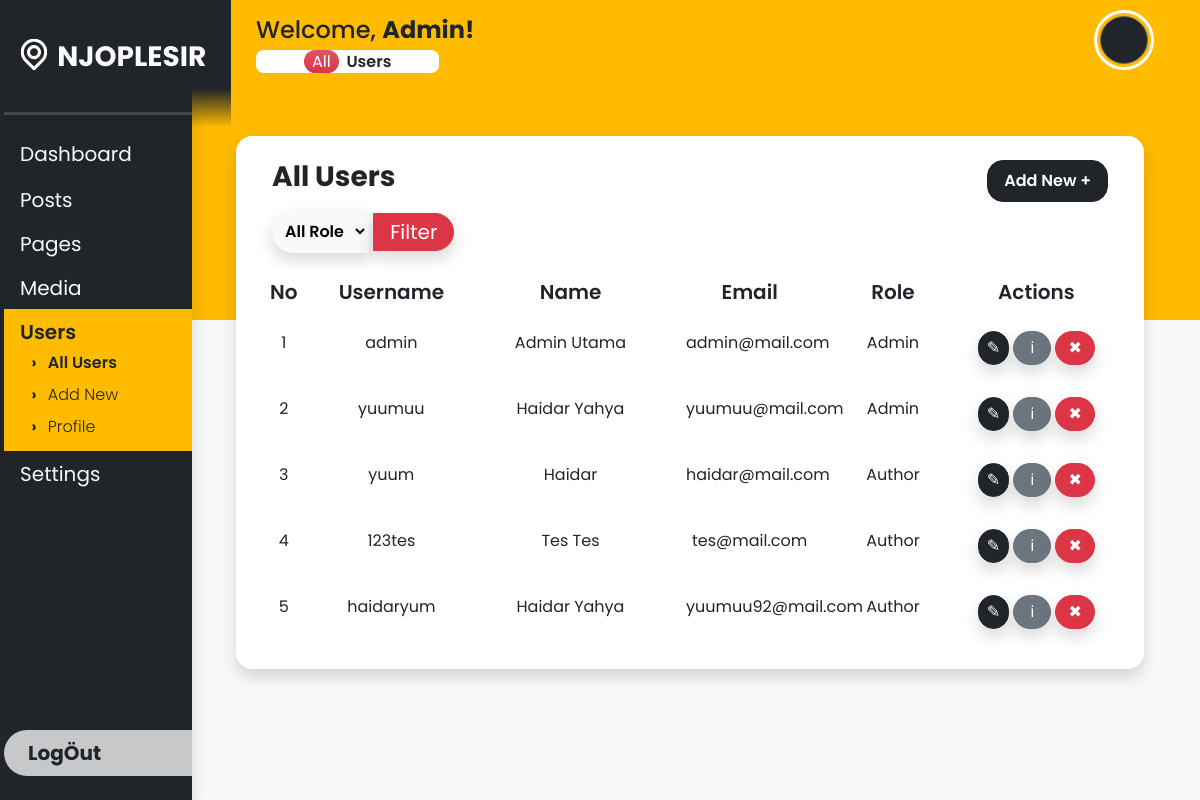
Page /user_all.php (signed in) on the committed database.
### tables this page shows
CREATE TABLE `daftar_user` (
  `id` int NOT NULL AUTO_INCREMENT,
  `firstName` varchar(100) DEFAULT NULL,
  `lastName` varchar(100) DEFAULT NULL,
  `username` varchar(255) DEFAULT NULL,
  `email` varchar(255) DEFAULT NULL,
  `password` varchar(255) DEFAULT NULL,
  `photoProfileName` varchar(255) DEFAULT NULL,
  `role` varchar(255) DEFAULT NULL,
  `passwordRaw` varchar(255) DEFAULT NULL,
  PRIMARY KEY (`id`)
);

### user_all.php (the view, shortened to what this page needs)
<?php
    if(!isset($_SESSION['login'])) {
        header("location:login.php");
        exit;
    } else {
        $id_login = $_SESSION['id'];
    }
    include "koneksi.php"; global $conn;
    $query_login = mysqli_query($conn, "SELECT * FROM daftar_user WHERE id = $id_login");
    $result_login = mysqli_fetch_assoc($query_login);
    $role_login = $result_login['role'];
?>
<!DOCTYPE html>
<html lang="en">
<head>
    <link
        href="https://cdn.jsdelivr.net/npm/bootstrap@5.3.0-alpha1/dist/css/bootstrap.min.css"
        rel="stylesheet"
    />
</head>
<body class="bg-primary overflow-hidden bg-orange">
    <div class="row vh-100 bg-light">
    <div class="col-2 vh-100 bg-dark overflow-hidden shadow z-3 d-flex flex-column justify-content-between align-items-start p-0 ps-3">
            <div class="d-flex flex-column justify-content-start align-items-start w-100 position-relative overflow-y-auto sidebar">
                <div id="logoCompany" class="d-flex justify-content-center align-items-center">
                    <a href="dashboard.php" class="nav-link" style="transform:translateX(-7px) translateY(7px)">
                        <span class="fs-3 fw-bold text-light">NJOPLESIR</span>
                    </a>
                </div>
                <hr class="lineGray text-center w-100 bg-white border-0 rounded-3">
                <div class="nav-side text-white w-100 pb-2">
                    <a href="dashboard.php" class="nav-link w-100 fs-5 py-2 ps-3 fw-normal text-light">
                        Dashboard
                    </a>
                    <div onclick="dropdownActive(this)" class="nav-link position-relative fs-5 py-2 ps-3 fw-normal text-light dropdown">
                        <span class="lh-1 py-2">Posts</span>
                        <a href="post_all.php" class="nav-link fw-light"><li class="lh-1 py-2 fs-6">All Posts</li></a>
                    </div>
                    <?php if($role_login == "Admin") : ?>
                    <div onclick="dropdownActive(this)" class="nav-link position-relative fs-5 py-2 ps-3 fw-normal text-light dropdown">
                        <span class="lh-1 py-2">Pages</span>
                        <a href="page_all.php" class="nav-link fw-light"><li class="lh-1 py-2 fs-6">All Pages</li></a>
                    </div>
                    <?php else : ?>
                    <?php endif; ?>
                    <?php if($role_login == "Admin") : ?>
                    <div onclick="dropdownActive(this)" class="nav-link position-relative fs-5 py-2 ps-3 fw-normal text-light dropdown">
                        <span class="lh-1 py-2">Media</span>
                        <a href="media_library.php" class="nav-link fw-light"><li class="lh-1 py-2 fs-6">Library</li></a>
                    </div>
                    <?php else : ?>
                    <?php endif; ?>
                    <div onclick="dropdownActive(this)" class="nav-link position-relative fs-5 py-2 bg-orange ps-3 fw-bold text-dark dropdown dropdown-active">
                        <span class="lh-1 py-2">Users</span>
                        <a href="user_all.php" class="nav-link fw-semibold"><li class="lh-1 py-2 fs-6">All Users</li></a>
                        <?php if($role_login == "Admin") : ?>
                        <a href="user_new.php" class="nav-link fw-light"><li class="lh-1 py-2 fs-6">Add New</li></a>
                        <?php else : ?>
                        <?php endif; ?>
                        <a href="user_profile.php" class="nav-link fw-light"><li class="lh-1 py-2 fs-6">Profile</li></a>
                    </div>
                    <?php if($role_login == "Admin") : ?>
                    <a href="settings.php" class="nav-link position-relative fs-5 py-2 ps-3 fw-normal text-light dropdown">
                        <span class="lh-1 py-2">Settings</span>
                    </a>
                    <?php else : ?>
                    <?php endif; ?>
                </div>
            </div>
            <a href="logout_process.php" class="nav-link bg-white bg-opacity-75 text-dark w-100 py-2 ps-4 fs-5 mb-4 rounded-5 rounded-end-0 fw-bold">
                Log&Ouml;ut
            </a>
        </div>
        <div class="col-10 vh-100 position-relative bg-light overflow-y-auto z-1 d-flex flex-column justify-content-start align-items-start p-0">
            <div class="weltext position-absolute top-0 d-flex justify-content-between align-items-start px-5 py-3 pb-5 w-100 bg-orange">
                <h4 class="text-dark ms-3">
                    Welcome,
                    <span class="fw-bold"><?= ucwords($result_login['username']) ?>!</span>
                    <br>
                    <span class="fs-6 fw-semibold bg-white rounded-3 px-5">
                        <span class="me-1 bg-danger bg-gradient py-0 px-2 rounded-5 fs-6 text-center fw-normal text-white">All</span>
                        Users
                    </span>
                </h4>
                <div class="d-flex justify-content-end align-items-center">
                    <div onclick="dropdownProfile(this)" class="profile me-3 rounded-circle bg-dark position-relative" style="background-image:url('./assets/library_image/<?= $result_login['photoProfileName'] ?>')">
                    </div>
                </div>
            </div>
            <div class="position-absolute z-2 w-100 main">
                <div class="w-100 vh-auto row px-5 py-2 my-2">
                    <div class="bg-white col p-4 mx-2 rounded-4 row shadow mb-5">
                        <div class="w-100 d-flex justify-content-between align-items-center">
                            <h3 class="text-dark fw-bold">All Users</h3>
                            <?php if($role_login == "Admin") : ?>
                                <a href="user_new.php" class="btn btn-dark fw-semibold py-2 px-3 rounded-4">Add New &plus;</a>
                            <?php else : ?>
                            <?php endif; ?>
                            </div>
                        <div class="w-100 d-flex justify-content-start align-items-start">
                            <form method="GET" action="" class="mt-2 w-100">
                                <select name="filterRole" id="filterRole" class="btn btn-light shadow rounded-5 rounded-end-0 w-auto px-2 py-2 fw-semibold text-start">
                                    <option value="">All Role</option>
                                </select>
                                <input type="submit" value="Filter" class="btn btn-danger px-3 pt-2 pb-2 fs-5 rounded-5 rounded-start-0 fw-normal lh-1 shadow" name="submitFilter">
                            </form>
                        </div>
                        <table class="w-100 mt-3">
                            <thead class="w-100">
                                <tr class="w-100 row fs-5 text-center py-2 bg-white rounded-5">
                                    <th class="col-1 fw-semibold">No</th>
                                    <th class="col-2 fw-semibold">Username</th>
                                    <th class="col-3 fw-semibold">Name</th>
                                    <th class="col-2 fw-semibold">Email</th>
                                    <th class="col-2 fw-semibold">Role</th>
                                    <th class="col-2 fw-semibold">Actions</th>
                                </tr>
                            </thead>
                            <tbody class="w-100">
                                <?php
                                    $query = "select * from daftar_user";
                                    $hasil = mysqli_query($conn, $query);
                                    $i = 1;
                                    while($data = mysqli_fetch_assoc($hasil)) {
                                        $username = $data['username'];
                                        $namaLengkap = ucwords($data['firstName'] . " " . $data['lastName']);
                                        $email = $data['email'];
                                        $role = $data['role'];
                                ?>
                                <tr class="w-100 row fs-6 text-center py-3">
                                    <td class="col-1 px-2 fw-normal"><?= $i++; ?></td>
                                    <td class="col-2 px-2 fw-normal"><?= $username; ?></td>
                                    <td class="col-3 px-2 fw-normal"><?= $namaLengkap; ?></td>
                                    <td class="col-2 px-2 fw-normal"><?= $email; ?></td>
                                    <td class="col-2 px-2 fw-normal"><?= $role; ?></td>
                                    <td class="col-2 px-2 fw-normal d-flex flex-row-reverse justify-content-center align-items-center">
                                        <?php if($role_login == "Admin") : ?>
                                        <form action="delete_user_process.php" method="POST">
                                            <button title="delete" type="submit" class="btn btn-danger py-1 rounded-5 shadow">
                                                &#10006;
                                            </button>
                                        </form>
                                        <?php else : ?>
                                        <?php endif; ?>
                                        <a title="info" href="detail_user.php?id=<?= $data['id'] ?>" class="btn btn-secondary py-1 px-3 rounded-5 shadow mx-1">
                                            &#8505;
                                        </a>
                                        <?php if($role_login == "Admin") : ?>
                                        <a title="edit" href="edit_user.php?id=<?= $data['id'] ?>" class="btn btn-dark py-1 px-2 rounded-5 shadow">
                                            &#9998;
                                        </a>
                                        <?php else : ?>
                                        <?php endif; ?>
                                    </td>
                                </tr>
                                <?php
                                    };
                                ?>
                            </tbody>
                        </table>
                    </div>
                </div>
            </div>
        </div>
    </div>
</body>
</html>

### rows in the picture
daftar_user: username "Admin", username "admin", namaLengkap "Admin Utama", email "admin@mail.com", role "Admin"
daftar_user: username "yuumuu", namaLengkap "Haidar Yahya", email "yuumuu@mail.com", role "Admin"
daftar_user: username "yuum", namaLengkap "Haidar", email "haidar@mail.com", role "Author"
daftar_user: username "123tes", namaLengkap "Tes Tes", email "tes@mail.com", role "Author"
daftar_user: username "haidaryum", namaLengkap "Haidar Yahya", email "yuumuu92@mail.com", role "Author"
